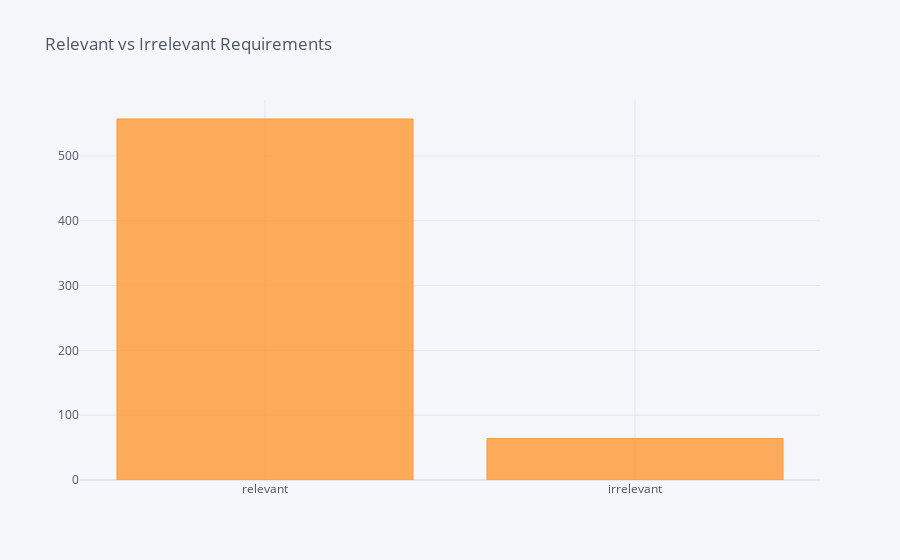

Notebook cell for this chart:
### Code cell
pd.DataFrame(
    {
        "label names": ["relevant", "irrelevant"],
        "count": [relevant_count, irrelavent_count],
    }
).iplot(
    kind="bar", title="Relevant vs Irrelevant Requirements", categories="label names"
)

### Figure 1 — Plotly figure (JSON) as saved in the notebook; plotly's stock layout.template omitted (floating-point values rounded to 4 significant figures)
{"data": [{"marker": {"color": "rgba(255, 153, 51, 0.8)", "line": {"color": "rgba(255, 153, 51, 1.0)", "width": 1}}, "name": "count", "orientation": "v", "text": "", "type": "bar", "x": ["relevant", "irrelevant"], "y": [557, 64]}], "layout": {"legend": {"bgcolor": "#F5F6F9", "font": {"color": "#4D5663"}}, "paper_bgcolor": "#F5F6F9", "plot_bgcolor": "#F5F6F9", "title": {"font": {"color": "#4D5663"}, "text": "Relevant vs Irrelevant Requirements"}, "xaxis": {"gridcolor": "#E1E5ED", "showgrid": true, "tickfont": {"color": "#4D5663"}, "title": {"font": {"color": "#4D5663"}, "text": ""}, "zerolinecolor": "#E1E5ED"}, "yaxis": {"gridcolor": "#E1E5ED", "showgrid": true, "tickfont": {"color": "#4D5663"}, "title": {"font": {"color": "#4D5663"}, "text": ""}, "zerolinecolor": "#E1E5ED"}}}
